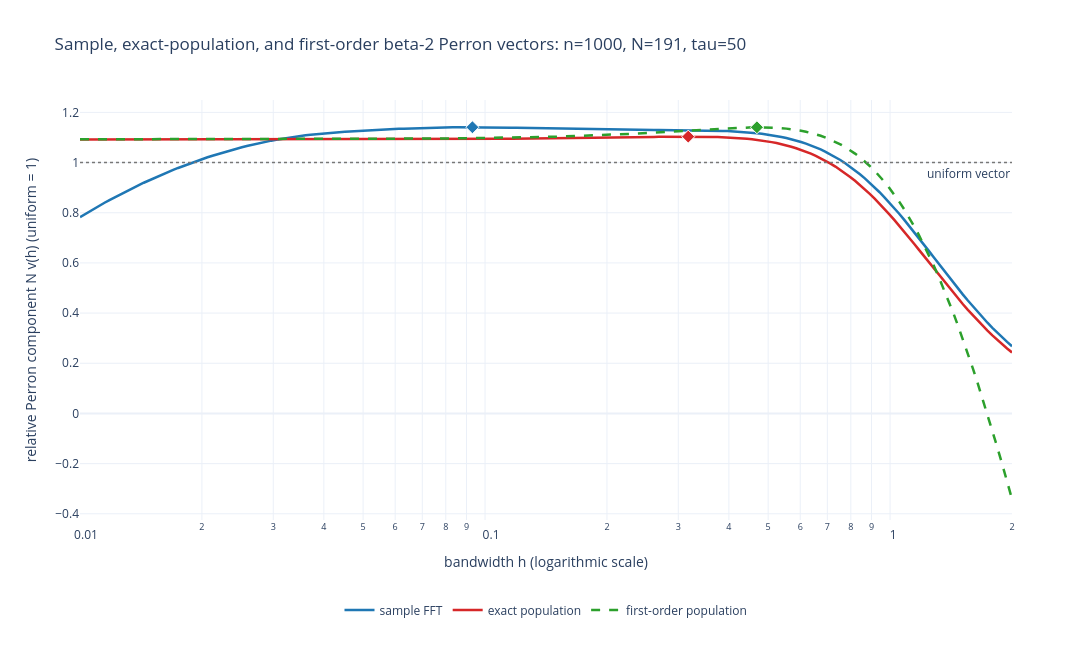

Write notebook code for a chart like this one.
### Code cell
perron_comparison_colors = {
    "sample FFT": "#1f77b4",
    "exact population": "#d62728",
    "first-order population": "#2ca02c",
}
perron_comparison_dashes = {
    "sample FFT": "solid",
    "exact population": "solid",
    "first-order population": "dash",
}

perron_comparison_figure = go.Figure()
for name, vector in perron_comparison_vectors.items():
    selected_index = perron_comparison_selected_indices[name]
    relative_vector = perron_comparison_N * vector
    perron_comparison_figure.add_trace(
        go.Scatter(
            x=perron_comparison_h_grid,
            y=relative_vector,
            customdata=vector,
            mode="lines",
            line=dict(
                color=perron_comparison_colors[name],
                width=2.5,
                dash=perron_comparison_dashes[name],
            ),
            name=name,
            hovertemplate=(
                f"{name}"
                "<br>h=%{x:.6g}"
                "<br>N v(h)=%{y:.6g}"
                "<br>v(h)=%{customdata:.8f}<extra></extra>"
            ),
        )
    )
    perron_comparison_figure.add_trace(
        go.Scatter(
            x=[perron_comparison_h_grid[selected_index]],
            y=[relative_vector[selected_index]],
            mode="markers",
            marker=dict(
                color=perron_comparison_colors[name],
                size=10,
                symbol="diamond",
                line=dict(color="white", width=1),
            ),
            name=f"{name} maximum",
            showlegend=False,
            hovertemplate=(
                f"{name} maximum"
                f"<br>index={selected_index}"
                "<br>h=%{x:.6g}"
                "<br>N v(h)=%{y:.6g}<extra></extra>"
            ),
        )
    )

perron_comparison_figure.add_hline(
    y=1.0,
    line=dict(color="#777777", width=1.5, dash="dot"),
    annotation_text="uniform vector",
    annotation_position="bottom right",
)
perron_comparison_figure.update_xaxes(
    title_text="bandwidth h (logarithmic scale)",
    type="log",
    range=[
        np.log10(perron_comparison_h_min),
        np.log10(perron_comparison_h_max),
    ],
)
perron_comparison_figure.update_yaxes(
    title_text="relative Perron component N v(h) (uniform = 1)",
)
perron_comparison_figure.update_layout(
    title=(
        f"Sample, exact-population, and first-order beta-2 Perron vectors: "
        f"n={perron_comparison_n}, N={perron_comparison_N}, "
        f"tau={perron_comparison_tau:g}"
    ),
    width=1100,
    height=650,
    template="plotly_white",
    legend=dict(
        orientation="h",
        x=0.5,
        xanchor="center",
        y=-0.18,
    ),
    margin=dict(b=130),
)
perron_comparison_figure.show()

### Figure 1 — Plotly figure (JSON) as saved in the notebook; plotly's stock layout.template omitted (floating-point values rounded to 4 significant figures; data arrays with more than 128 entries replaced by an {"elided": "..."} marker saying what was removed)
{"data": [{"customdata": {"elided": "191 float values"}, "hovertemplate": "sample FFT<br>h=%{x:.6g}<br>N v(h)=%{y:.6g}<br>v(h)=%{customdata:.8f}<extra></extra>", "line": {"color": "#1f77b4", "dash": "solid", "width": 2.5}, "mode": "lines", "name": "sample FFT", "type": "scatter", "x": {"elided": "191 float values"}, "y": {"elided": "191 float values"}}, {"hovertemplate": "sample FFT maximum<br>index=80<br>h=%{x:.6g}<br>N v(h)=%{y:.6g}<extra></extra>", "marker": {"color": "#1f77b4", "line": {"color": "white", "width": 1}, "size": 10, "symbol": "diamond"}, "mode": "markers", "name": "sample FFT maximum", "showlegend": false, "type": "scatter", "x": [0.09308], "y": [1.141]}, {"customdata": {"elided": "191 float values"}, "hovertemplate": "exact population<br>h=%{x:.6g}<br>N v(h)=%{y:.6g}<br>v(h)=%{customdata:.8f}<extra></extra>", "line": {"color": "#d62728", "dash": "solid", "width": 2.5}, "mode": "lines", "name": "exact population", "type": "scatter", "x": {"elided": "191 float values"}, "y": {"elided": "191 float values"}}, {"hovertemplate": "exact population maximum<br>index=124<br>h=%{x:.6g}<br>N v(h)=%{y:.6g}<extra></extra>", "marker": {"color": "#d62728", "line": {"color": "white", "width": 1}, "size": 10, "symbol": "diamond"}, "mode": "markers", "name": "exact population maximum", "showlegend": false, "type": "scatter", "x": [0.3175], "y": [1.103]}, {"customdata": {"elided": "191 float values"}, "hovertemplate": "first-order population<br>h=%{x:.6g}<br>N v(h)=%{y:.6g}<br>v(h)=%{customdata:.8f}<extra></extra>", "line": {"color": "#2ca02c", "dash": "dash", "width": 2.5}, "mode": "lines", "name": "first-order population", "type": "scatter", "x": {"elided": "191 float values"}, "y": {"elided": "191 float values"}}, {"hovertemplate": "first-order population maximum<br>index=138<br>h=%{x:.6g}<br>N v(h)=%{y:.6g}<extra></extra>", "marker": {"color": "#2ca02c", "line": {"color": "white", "width": 1}, "size": 10, "symbol": "diamond"}, "mode": "markers", "name": "first-order population maximum", "showlegend": false, "type": "scatter", "x": [0.4691], "y": [1.141]}], "layout": {"annotations": [{"showarrow": false, "text": "uniform vector", "x": 1, "xanchor": "right", "xref": "x domain", "y": 1, "yanchor": "top", "yref": "y"}], "height": 650, "legend": {"orientation": "h", "x": 0.5, "xanchor": "center", "y": -0.18}, "margin": {"b": 130}, "shapes": [{"line": {"color": "#777777", "dash": "dot", "width": 1.5}, "type": "line", "x0": 0, "x1": 1, "xref": "x domain", "y0": 1, "y1": 1, "yref": "y"}], "title": {"text": "Sample, exact-population, and first-order beta-2 Perron vectors: n=1000, N=191, tau=50"}, "width": 1100, "xaxis": {"range": [-2, 0.301], "title": {"text": "bandwidth h (logarithmic scale)"}, "type": "log"}, "yaxis": {"title": {"text": "relative Perron component N v(h) (uniform = 1)"}}}}
